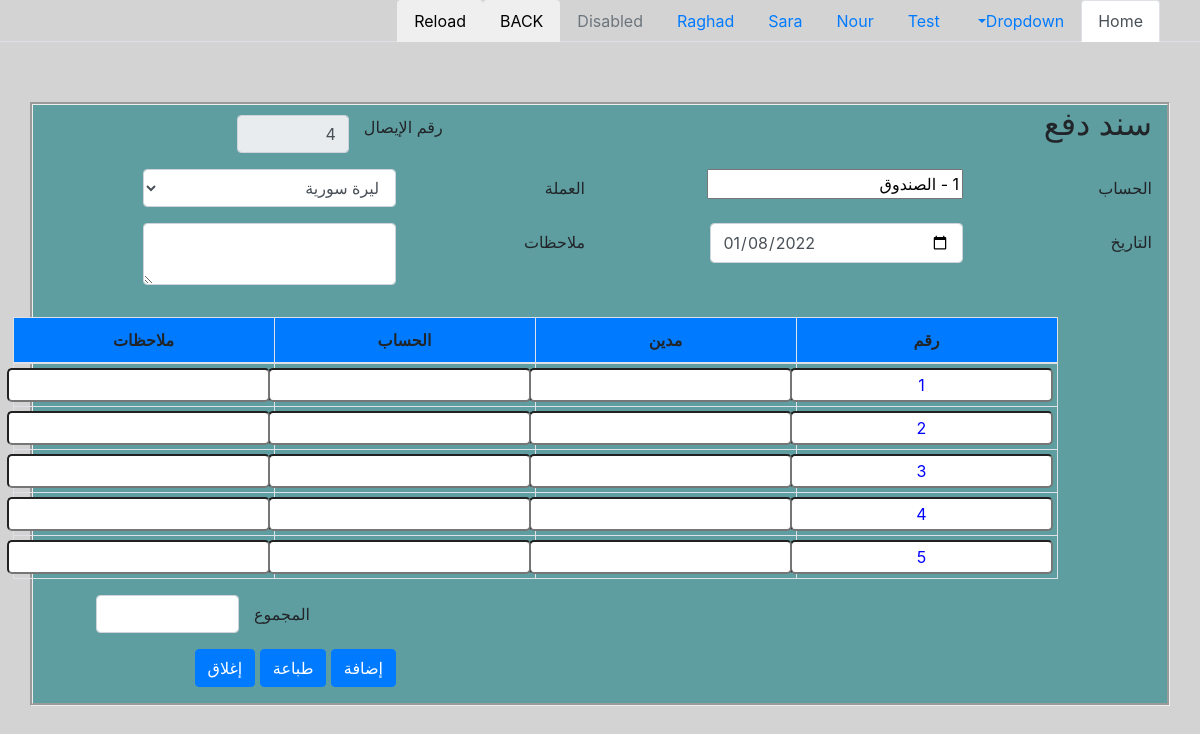
The page /payment_bonds.php on the database as committed earlier.
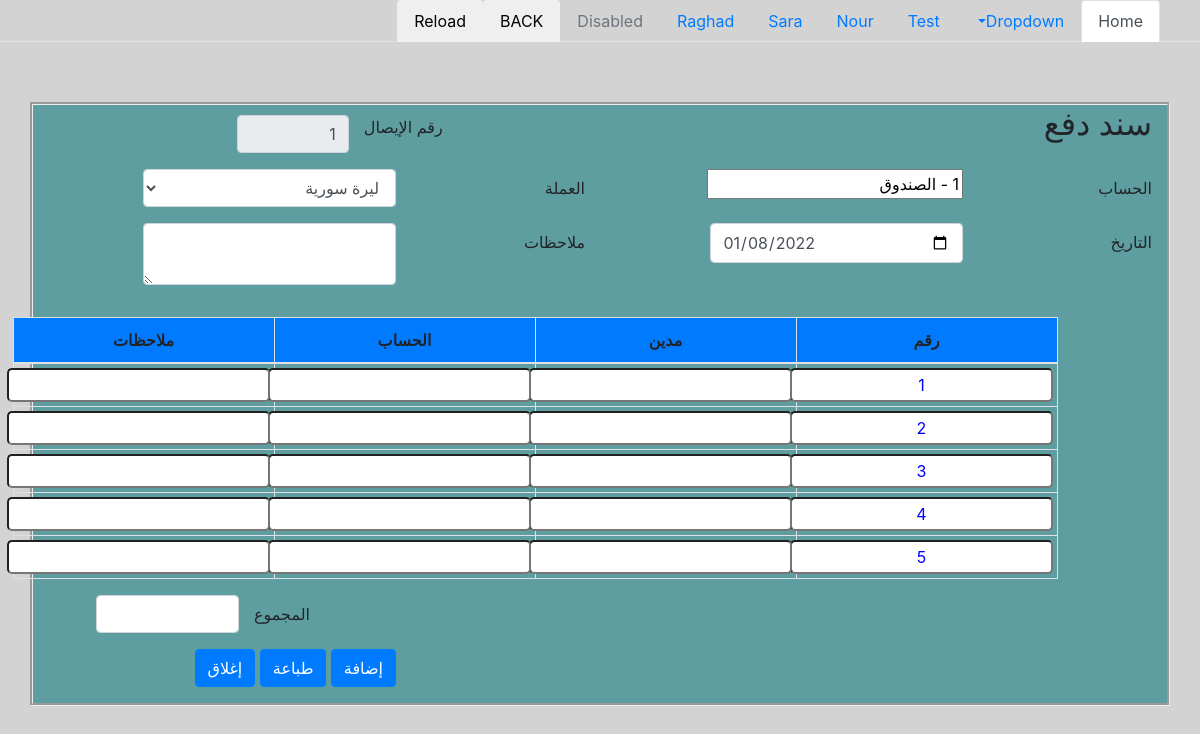
The same page on the database as committed later.
### tables this page shows
CREATE TABLE `payment_bonds` (
  `id` int(11) NOT NULL AUTO_INCREMENT,
  `code` varchar(250) DEFAULT NULL,
  `main_account_id` int(11) NOT NULL,
  `other_account_id` int(11) NOT NULL,
  `daen` varchar(250) NOT NULL,
  `date` date DEFAULT NULL,
  `currency` varchar(250) DEFAULT NULL,
  `note` varchar(250) NOT NULL,
  `main_note` varchar(250) DEFAULT NULL,
  `created_at` timestamp NOT NULL DEFAULT current_timestamp(),
  `updated_at` timestamp NOT NULL DEFAULT current_timestamp(),
  PRIMARY KEY (`id`)
);

### helper/operation_functions.php (called while the page is built, shortened)
<?php
function generate_code($prefix, $code, $type)
{
    $code_trim = substr($code, strlen($prefix . "-") - 1) + 1;
    $code_result = "";
    if ($type == "parent")
        for ($i = NUMBER_OF_ZEROS_PARENT; $i > strlen($code_trim); $i--) {
            $code_result .= "0";
        }
    return $prefix . $code_result . $code_trim;
}
function get_auto_code($con, $table, $column, $prefix, $type = "child", $parent_col_name = '', $parent_id = '')
{
    if ($parent_id != '')
        $select_max_id_query = "select max(id),$parent_col_name from $table where $parent_col_name = '$parent_id'";
    else
        $select_max_id_query = "select max(id) from $table";
    $select_max_id_exec = mysqli_query($con, $select_max_id_query);
    $max_id = mysqli_fetch_row($select_max_id_exec)[0];
    $select_code_query = "select $column from $table where id = '$max_id' and $column like '$prefix%'";
    $select_code_exec = mysqli_query($con, $select_code_query);
    @$code = mysqli_fetch_row($select_code_exec)[0];
    if ($code == null)
        if ($type == "child") {
            $zeros = '';
            for ($i = 1; $i < NUMBER_OF_ZEROS_CHILD; $i++)
                $zeros .= "0";
            return $prefix . $zeros . "1";
        } else {
            $zeros = '';
            for ($i = 1; $i < NUMBER_OF_ZEROS_PARENT; $i++)
                $zeros .= "0";
            return $prefix . $zeros . "1";
        }
    return generate_code($prefix, $code, $type);
}

### payment_bonds.php (the view, shortened to what the changed rows need)
<?php
include('include/nav.php');
?>
<!DOCTYPE html>
<html dir="rtl" lang="ar">
<head>
    <link rel="stylesheet" href="css/styles/paymentBonds.css" media="print">
</head>
<body class="receipt">
    <form action="" method="post">
        <div class="container">
            <div class="row">
                <div class="col-4" id="receipt_number1">
                    <h2> سند دفع</h2>
                </div>
                <div class="col-6" id="receipt_number">
                    <div class="row justify-content-end" style="padding-top: 10px;">
                        <div class="col-md-3">
                            <input type="text" value="<?php echo get_auto_code($con, 'payment_bonds', 'code', '', 'parent') ?>" class="form-control" name="code" readonly>
                        </div>
                    </div>
                </div>
            </div>
            <div class="row justify-content-center">
                <div class="col-10">
                    <table id="tbl" class=" text-center table table-bordered table-hover">
                        <thead class="text-center bg-primary ">
                            <tr>
                                <th scope="col">رقم</th>
                                <th scope="col">مدين</th>
                                <th scope="col">الحساب </th>
                                <th scope="col">ملاحظات</th>
                            </tr>
                        </thead>
                    </table>
                </div>
            </div>
        </div>
    </form>
</body>
</html>

Rows that differ between the two databases and show on the page:
removed payment_bonds: code "4"
Other text that changed with them:
form field code: (not shown) → "1"
